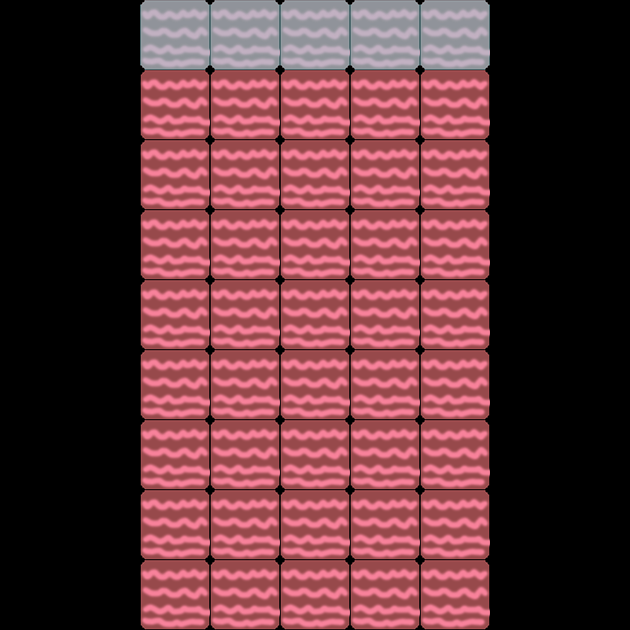

A 2D game scene composited from a Tiled map and its tileset images. What follows is a short description and the map's XML, with each tile layer's data collapsed to a summary:
An orthogonal 9x9 tile map with 70x70 px tiles, 2 tile layers (gridLayer, producerLayer), 1 hidden layer not drawn.

<map version="1.0" orientation="orthogonal" renderorder="right-down" width="9" height="9" tilewidth="70" tileheight="70">
 <tileset firstgid="1" name="sushi" tilewidth="70" tileheight="70" spacing="2" margin="2">
  <image source="../w640/sushi.png" width="722" height="218" />
 </tileset>
 <layer name="gridLayer" width="9" height="9">
  <data>[81 cells, 45 non-empty, 1 distinct tile ids]</data>
 </layer>
 <layer name="clipperLayer" width="9" height="9" visible="0">
  <data>[81 cells, 45 non-empty, 1 distinct tile ids]</data>
 </layer>
 <layer name="producerLayer" width="9" height="9">
  <data>[81 cells, 5 non-empty, 1 distinct tile ids]</data>
 </layer>
</map>